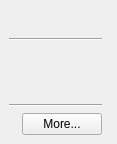
<?xml version="1.0" encoding="UTF-8"?>
<ui version="4.0">
 <class>SiteInfoWidget</class>
 <widget class="QWidget" name="SiteInfoWidget">
  <property name="geometry">
   <rect>
    <x>0</x>
    <y>0</y>
    <width>117</width>
    <height>144</height>
   </rect>
  </property>
  <property name="sizePolicy">
   <sizepolicy hsizetype="Maximum" vsizetype="Maximum">
    <horstretch>0</horstretch>
    <verstretch>0</verstretch>
   </sizepolicy>
  </property>
  <layout class="QHBoxLayout" name="horizontalLayout">
   <property name="leftMargin">
    <number>0</number>
   </property>
   <property name="topMargin">
    <number>0</number>
   </property>
   <property name="rightMargin">
    <number>0</number>
   </property>
   <property name="bottomMargin">
    <number>0</number>
   </property>
   <item>
    <widget class="QFrame" name="frame">
     <property name="frameShape">
      <enum>QFrame::NoFrame</enum>
     </property>
     <layout class="QGridLayout" name="gridLayout">
      <property name="rightMargin">
       <number>15</number>
      </property>
      <item row="5" column="0" colspan="3">
       <layout class="QHBoxLayout" name="horizontalLayout_2">
        <property name="spacing">
         <number>6</number>
        </property>
        <item>
         <spacer name="horizontalSpacer">
          <property name="orientation">
           <enum>Qt::Horizontal</enum>
          </property>
          <property name="sizeType">
           <enum>QSizePolicy::Expanding</enum>
          </property>
          <property name="sizeHint" stdset="0">
           <size>
            <width>10</width>
            <height>10</height>
           </size>
          </property>
         </spacer>
        </item>
        <item>
         <widget class="QPushButton" name="pushButton">
          <property name="sizePolicy">
           <sizepolicy hsizetype="Fixed" vsizetype="Fixed">
            <horstretch>0</horstretch>
            <verstretch>0</verstretch>
           </sizepolicy>
          </property>
          <property name="text">
           <string>More...</string>
          </property>
         </widget>
        </item>
       </layout>
      </item>
      <item row="2" column="0">
       <widget class="QLabel" name="secureIcon">
        <property name="text">
         <string/>
        </property>
       </widget>
      </item>
      <item row="2" column="1" colspan="2">
       <widget class="QLabel" name="secureLabel">
        <property name="text">
         <string/>
        </property>
       </widget>
      </item>
      <item row="3" column="1" colspan="2">
       <widget class="QLabel" name="historyLabel">
        <property name="text">
         <string/>
        </property>
       </widget>
      </item>
      <item row="0" column="0" colspan="3">
       <widget class="QLabel" name="titleLabel">
        <property name="alignment">
         <set>Qt::AlignCenter</set>
        </property>
       </widget>
      </item>
      <item row="4" column="0" colspan="3">
       <widget class="Line" name="line">
        <property name="orientation">
         <enum>Qt::Horizontal</enum>
        </property>
       </widget>
      </item>
      <item row="3" column="0">
       <widget class="QLabel" name="historyIcon">
        <property name="text">
         <string/>
        </property>
       </widget>
      </item>
      <item row="1" column="0" colspan="3">
       <widget class="Line" name="line_2">
        <property name="orientation">
         <enum>Qt::Horizontal</enum>
        </property>
       </widget>
      </item>
     </layout>
    </widget>
   </item>
  </layout>
 </widget>
 <resources/>
 <connections/>
</ui>
